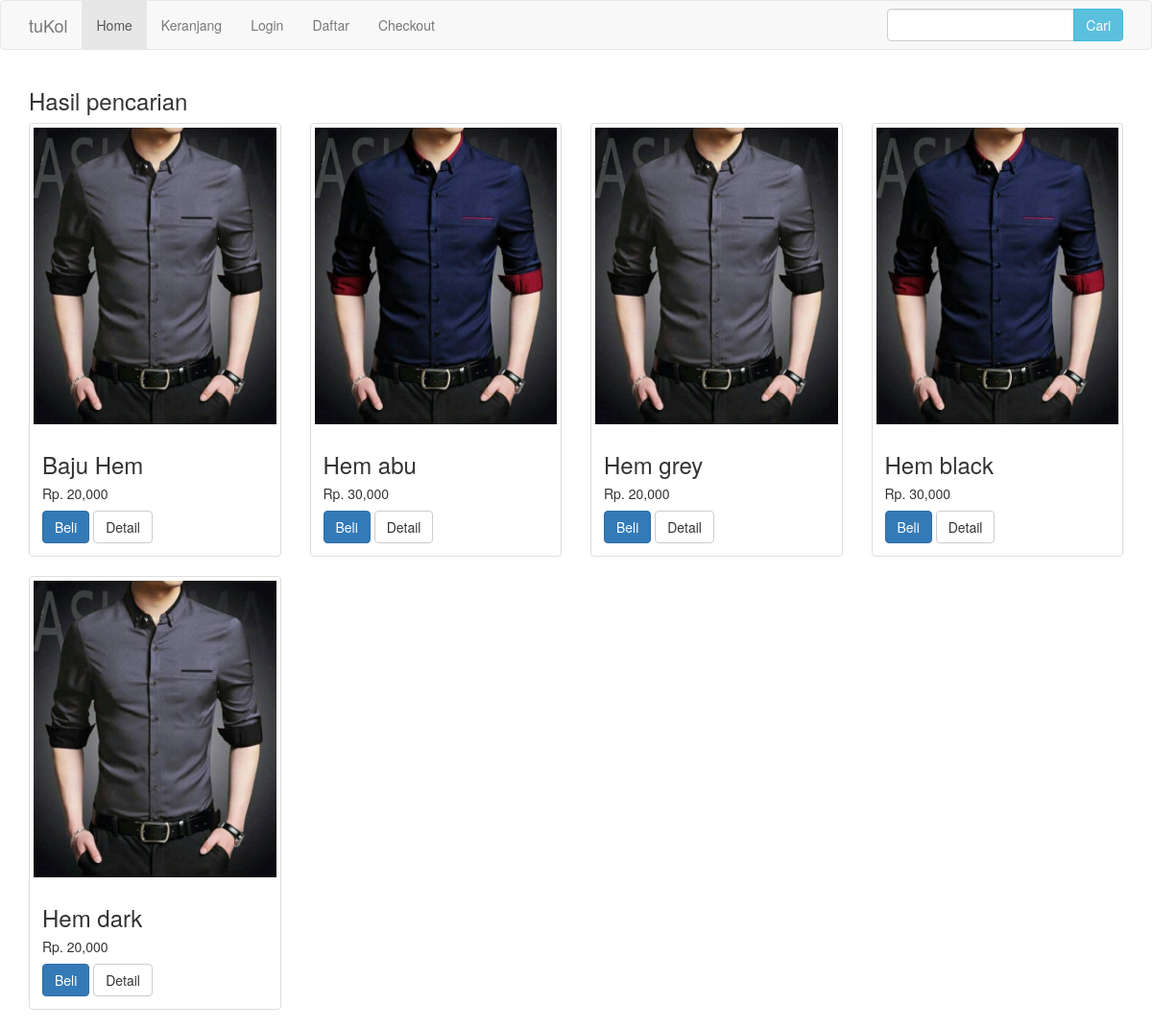
The page /pencarian.php on the database its author committed.
### tables this page shows
CREATE TABLE `tb_produk` (
  `id_produk` int(11) NOT NULL,
  `nama_produk` varchar(100) NOT NULL,
  `harga_produk` int(11) NOT NULL,
  `berat_produk` int(11) NOT NULL,
  `foto_produk` varchar(100) NOT NULL,
  `deskripsi_produk` text NOT NULL,
  `stok_produk` int(5) NOT NULL
);

### pencarian.php (the view, shortened to what this page needs)
<?php
	include 'admin/koneksi.php';
	$keyword=$_GET["keyword"];
	$semuadata=array();
	$ambil=$koneksi->query("SELECT*FROM tb_produk WHERE nama_produk LIKE '%$keyword%' OR deskripsi_produk LIKE '%$keyword%' ");
	while ($pecah=$ambil->fetch_assoc()) {
		$semuadata[]=$pecah;
	}
 ?>
<!DOCTYPE html>
<html>
<head>
	<link rel="stylesheet" href="admin/assets/vendor/bootstrap/css/bootstrap.css">
	<link rel="stylesheet" href="admin/assets/vendor/font-awesome/css/font-awesome.min.css">
	<link rel="stylesheet" href="admin/assets/vendor/linearicons/style.css">
	<link rel="stylesheet" href="admin/assets/css/gayaku.css">
</head>
<body>
	<?php
		include 'menu.php';
	 ?>
	<section class="kontainer">
		<div class="container">
			<h3>Hasil pencarian <?php echo $keyword; ?></h3>
			<div class="row">
				<?php foreach ($semuadata as $key => $value): ?>
				<div class="col-md-3">
					<div class="thumbnail">
						<img src="foto_produk/<?php echo $value['foto_produk']; ?>" class="img-responsive">
						<div class="caption">
							<h3><?php echo $value["nama_produk"]; ?></h3>
							<h5>Rp. <?php echo number_format($value["harga_produk"]); ?></h5>
							<a href="beli.php?id=<?php echo $value['id_produk']; ?>" class="btn btn-primary">Beli</a>
							<a href="detail.php?id=<?php echo $value['id_produk']; ?>" class="btn btn-default">Detail</a>
						</div>
					</div>
				</div>
				<?php endforeach ?>
			</div>
		</div>
	</section>
</body>
</html>

### rows shown on the page
tb_produk: foto_produk (picture), nama_produk "Baju Hem", harga_produk "20,000"
tb_produk: foto_produk (picture), nama_produk "Hem abu", harga_produk "30,000"
tb_produk: foto_produk (picture), nama_produk "Hem grey", harga_produk "20,000"
tb_produk: foto_produk (picture), nama_produk "Hem black", harga_produk "30,000"
tb_produk: foto_produk (picture), nama_produk "Hem dark", harga_produk "20,000"
